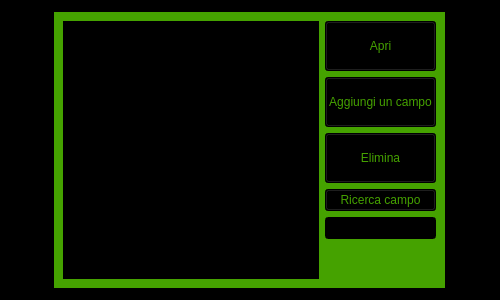
<?xml version="1.0" encoding="UTF-8"?>
<ui version="4.0">
 <class>vista_lista_campi</class>
 <widget class="QWidget" name="vista_lista_campi">
  <property name="geometry">
   <rect>
    <x>0</x>
    <y>0</y>
    <width>500</width>
    <height>300</height>
   </rect>
  </property>
  <property name="minimumSize">
   <size>
    <width>500</width>
    <height>300</height>
   </size>
  </property>
  <property name="windowTitle">
   <string>Lista Campi</string>
  </property>
  <property name="styleSheet">
   <string notr="true">background-color: rgb(0, 0, 0);</string>
  </property>
  <layout class="QGridLayout" name="gridLayout">
   <item row="0" column="0" alignment="Qt::AlignHCenter|Qt::AlignVCenter">
    <widget class="QWidget" name="widget" native="true">
     <property name="styleSheet">
      <string notr="true">background-color: rgb(69, 162, 0);</string>
     </property>
     <layout class="QGridLayout" name="gridLayout_2">
      <item row="0" column="0">
       <layout class="QHBoxLayout" name="horizontalLayout" stretch="3,1">
        <item>
         <widget class="QListView" name="list_view">
          <property name="styleSheet">
           <string notr="true">background-color: rgb(0, 0, 0);
color: rgb(255, 255, 255);</string>
          </property>
          <property name="editTriggers">
           <set>QAbstractItemView::NoEditTriggers</set>
          </property>
         </widget>
        </item>
        <item>
         <layout class="QVBoxLayout" name="verticalLayout">
          <item>
           <widget class="QPushButton" name="open_button">
            <property name="minimumSize">
             <size>
              <width>0</width>
              <height>50</height>
             </size>
            </property>
            <property name="maximumSize">
             <size>
              <width>16777215</width>
              <height>50</height>
             </size>
            </property>
            <property name="styleSheet">
             <string notr="true">color: rgb(69, 162, 0);
background-color: rgb(0, 0, 0);</string>
            </property>
            <property name="text">
             <string>Apri</string>
            </property>
           </widget>
          </item>
          <item>
           <widget class="QPushButton" name="open_button_2">
            <property name="minimumSize">
             <size>
              <width>0</width>
              <height>50</height>
             </size>
            </property>
            <property name="maximumSize">
             <size>
              <width>16777215</width>
              <height>50</height>
             </size>
            </property>
            <property name="styleSheet">
             <string notr="true">color: rgb(69, 162, 0);
background-color: rgb(0, 0, 0);</string>
            </property>
            <property name="text">
             <string>Aggiungi un campo</string>
            </property>
           </widget>
          </item>
          <item>
           <widget class="QPushButton" name="open_button_3">
            <property name="minimumSize">
             <size>
              <width>0</width>
              <height>50</height>
             </size>
            </property>
            <property name="maximumSize">
             <size>
              <width>16777215</width>
              <height>50</height>
             </size>
            </property>
            <property name="styleSheet">
             <string notr="true">color: rgb(69, 162, 0);
background-color: rgb(0, 0, 0);</string>
            </property>
            <property name="text">
             <string>Elimina</string>
            </property>
           </widget>
          </item>
          <item>
           <widget class="QPushButton" name="pushButton">
            <property name="styleSheet">
             <string notr="true">color: rgb(69, 162, 0);
background-color: rgb(0, 0, 0);</string>
            </property>
            <property name="text">
             <string>Ricerca campo</string>
            </property>
           </widget>
          </item>
          <item>
           <widget class="QLineEdit" name="lineEdit">
            <property name="styleSheet">
             <string notr="true">background-color: rgb(0, 0, 0);
color: rgb(255, 255, 255);</string>
            </property>
           </widget>
          </item>
          <item>
           <spacer name="verticalSpacer">
            <property name="orientation">
             <enum>Qt::Vertical</enum>
            </property>
            <property name="sizeHint" stdset="0">
             <size>
              <width>20</width>
              <height>40</height>
             </size>
            </property>
           </spacer>
          </item>
         </layout>
        </item>
       </layout>
      </item>
     </layout>
    </widget>
   </item>
  </layout>
 </widget>
 <resources/>
 <connections/>
</ui>
